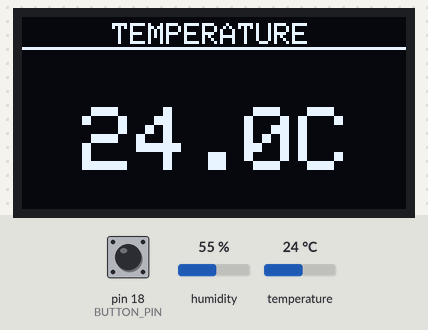
A sketch run on a simulated Arduino Uno, built with avr-gcc and run on an emulated ATmega328P. On the bench: 128×64 one-colour display. Inputs (shaded band) come from the test bench; at power-on: temperature 24 °C, pin 18 (BUTTON_PIN) HIGH, humidity 55 %.

Above: at 2.2 s.
2.3 s: temperature set to 12 °C
At 4.9 s:
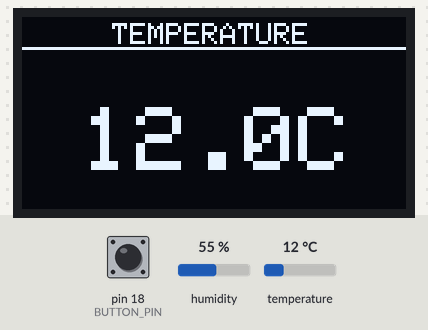
5.6 s: pin 18 (BUTTON_PIN) pulled LOW for 0.15 s
At 6.7 s:
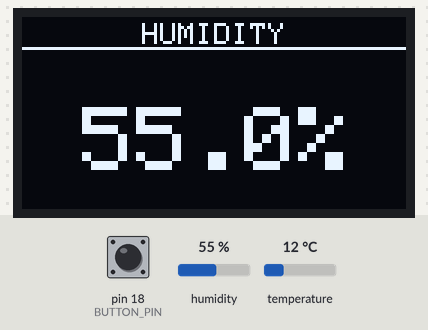
7.2 s: humidity set to 22 %
At 10.7 s:
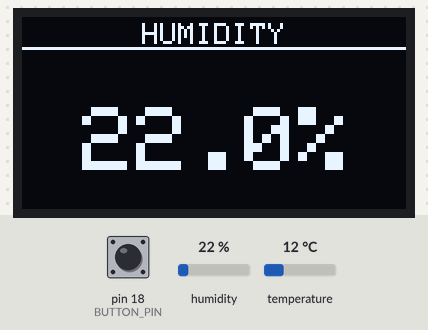
11.6 s: pin 18 (BUTTON_PIN) pulled LOW for 1 s
At 12.5 s:
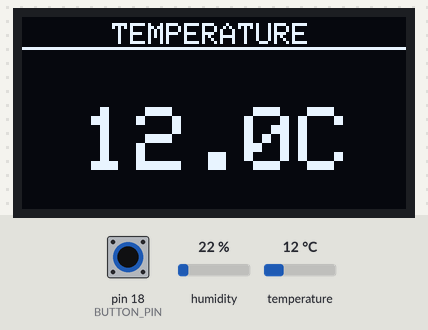
14.1 s: temperature set to 19 °C
At 16.4 s:
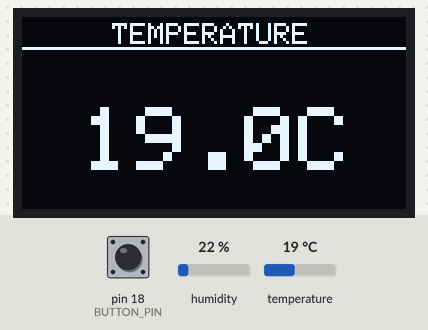
17.6 s: pin 18 (BUTTON_PIN) pulled LOW for 3.2 s
At 18.3 s:
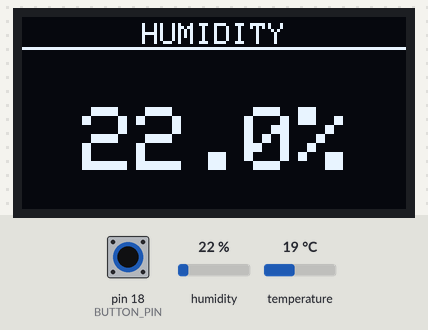
Timing chart, 0 to 20.6 s (numbered marks = the images above; inputs shaded):
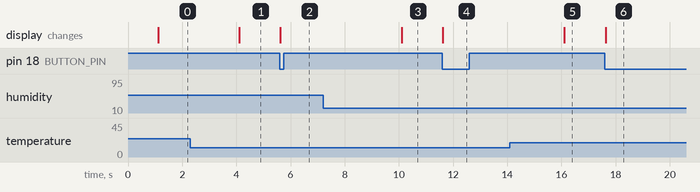

The sketch:

sketch.ino
```cpp
#include <Wire.h>
#include <Adafruit_GFX.h>
#include <Adafruit_SSD1306.h>
#include <DHT.h>

#define SCREEN_WIDTH 128
#define SCREEN_HEIGHT 64

Adafruit_SSD1306 display(SCREEN_WIDTH, SCREEN_HEIGHT, &Wire, -1);

#define DHTPIN 5
#define DHTTYPE DHT11
DHT dht(DHTPIN, DHTTYPE);

#define BUTTON_PIN 18

bool showTemperature = true;
bool lastButtonState = HIGH;

unsigned long lastDHTReadTime =0;
float currentTemp = 0.0;
float currentHum = 0.0;

void setup() {
  Serial.begin(115200);
  dht.begin();

  pinMode(BUTTON_PIN, INPUT_PULLUP);

  if(!display.begin(SSD1306_SWITCHCAPVCC, 0x3C)) {
    Serial.println(F("SSD1306 allocation failed"));
    for (;;);
  }

  display.clearDisplay();
  display.setTextColor(SSD1306_WHITE);
  display.setTextSize(1);
  display.setCursor(20,25);
  display.print("Initialising...");
  display.display();
  delay(1000);
}

void updateDisplay() {
  display.clearDisplay();

  if (showTemperature) {
    display.setTextSize(1);
    display.setCursor(30,2);
    display.print("TEMPERATURE");
    display.drawLine(0,10,128,10,SSD1306_WHITE);
    display.setTextSize(3);
    display.setCursor(20,30);
    display.print(currentTemp, 1);
    display.print("C");
  } else {
    display.setTextSize(1);
    display.setCursor(40,2);
    display.print("HUMIDITY");
    display.drawLine(0,10,128,10,SSD1306_WHITE);
    display.setTextSize(3);
    display.setCursor(20,30);
    display.print(currentHum, 1);
    display.print("%");
  }
  display.display();
}

void loop() {
  bool buttonState = digitalRead(BUTTON_PIN);

  if (buttonState == LOW && lastButtonState == HIGH) {
    showTemperature = !showTemperature;
    updateDisplay();
    delay(50);
  }
  lastButtonState = buttonState;

  if (millis() - lastDHTReadTime >= 1000) {
    lastDHTReadTime = millis();

    float h = dht.readHumidity();
    float t = dht.readTemperature();

    if (abs(t - currentTemp) > 0.1 || abs(h - currentHum) > 0.1) {
        currentTemp = t;
        currentHum = h;
        updateDisplay();
    }

    if (isnan(h) || isnan(t)) {
        display.setTextSize(1);
        display.setCursor(20,25);
        display.print("Sensor error!");
    }
  }
}
```

Measured:
- after the input at 2.3 s, the display: changes after 1.8 s (image 1)
- after the input at 5.6 s, the display: changes at once (image 2)
- after the input at 7.2 s, the display: changes after 2.9 s (image 3)
- after the input at 11.6 s, the display: changes at once (image 4)
- after the input at 14.1 s, the display: changes after 2.0 s (image 5)
- after the input at 17.6 s, the display: changes at once (image 6)
